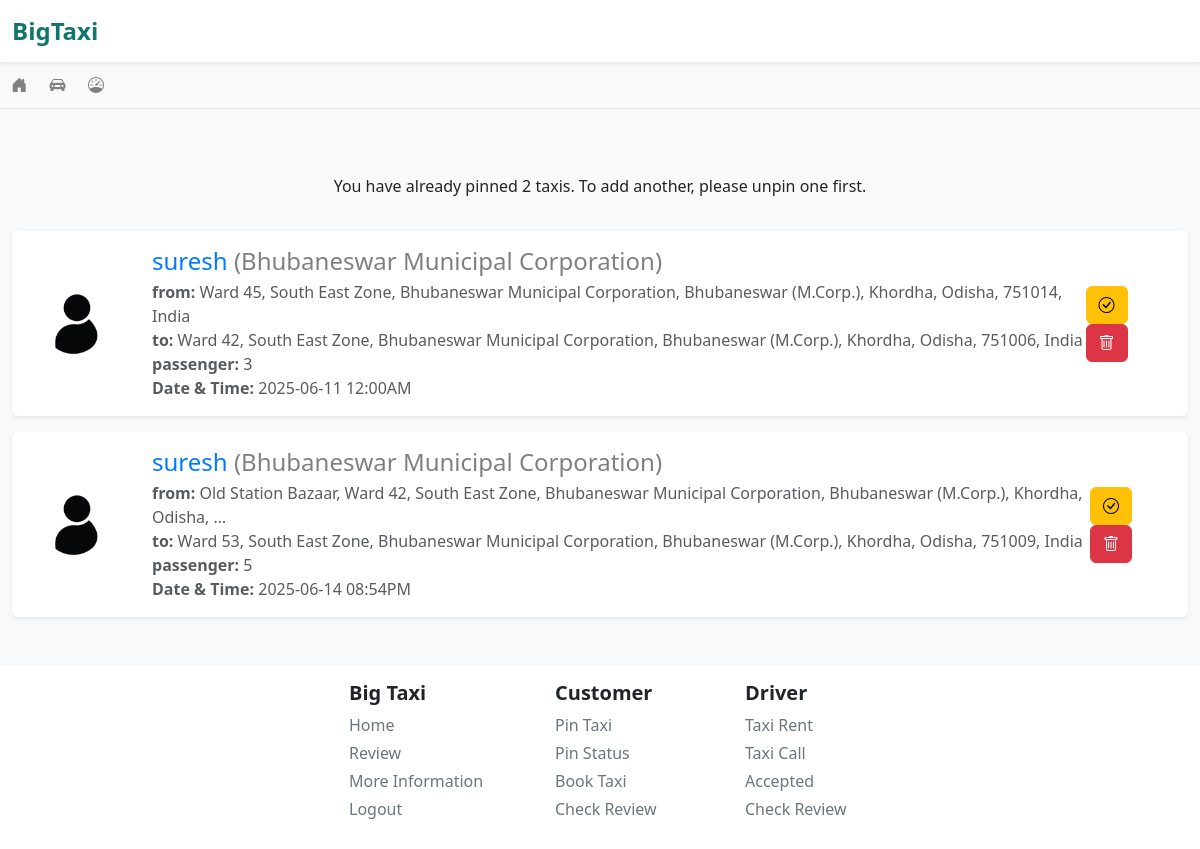
The page /home/pin/ (signed in) on the database its author committed.
### taxi_app/models.py (models this page shows, shortened)
class PinTaxiAvailable(models.Model):
    run = [('not', 'not'),('yes', 'yes')]
    taxiAvaId = models.CharField(max_length=50)
    taxiCity = models.CharField(max_length=500)
    customerId = models.ForeignKey(usersDataModel, on_delete=models.CASCADE)
    currentLocation = models.CharField(max_length=2000)
    toLocation = models.CharField(max_length=2000, default='No Area Found!')
    taxiPassenger = models.IntegerField(default=1)
    pincode = models.CharField(max_length=20, default=' ')
    couponCodeWas = models.CharField(max_length=100, default='Customer Not Have Coupon')
    taxiDate = models.DateField(auto_now_add=True)
    taxiTime = models.TimeField(auto_now_add=True)
    taxiDateAndTimeByUser = models.CharField(max_length=100, default='none')
    priceOfTravel = models.IntegerField(default=0)
    driverCode = models.CharField(max_length=100, default='DRIVERCODE')
    runningStatus = models.CharField(max_length=100, choices=run, default='not')

### Users/models.py (models this page shows, shortened)
class usersDataModel(models.Model):
    UserG = [
        ('Male', 'Male'),
        ('Female', 'Female'),
        ('Other', 'Other'),
        ('Not Check', 'Not Check'),
    ]
    UserC = [
        ('Developer', 'Developer'),
        ('Customer', 'Customer'),
        ('Driver', 'Driver'),
    ]
    ULink = models.ForeignKey(User, on_delete=models.CASCADE)
    UserCode = models.CharField(max_length=100, default='BIGTAXICODE1006463')
    UserCategory = models.CharField(choices=UserC, default='Customer')
    UserMobileNo = models.CharField(max_length=11)
    UserGender = models.CharField(max_length=100, default='Not Check')
    UserAge = models.CharField(max_length=3, default='')
    UserState = models.CharField(max_length=100, default='')
    UserCity = models.CharField(max_length=100, default='')
    UserPincode = models.CharField(max_length=20, default='')
    UserAddress = models.CharField(max_length=200, default='')
    UserPass = models.CharField(max_length=1000, default='password')
    CouponCode = models.CharField(max_length=50, null=True, blank=True)
    UProfileImage = models.ImageField(upload_to='profile/main/', default='profile/default/default.png')
    UProfileName = models.CharField(max_length=1000, default='BiXTaxi User')
    description = models.CharField(max_length=5000, default='No Description!')
    totalTripCount = models.IntegerField(default=0)
    dangerTripCount = models.IntegerField(default=0)

### taxi_app/views.py (the view)
# urls.py: path('pin/', views.pinTaxiFunctionBaseView, name='pinTaxi'),
def pinTaxiFunctionBaseView(request):
    if request.user.is_authenticated:
        showMessage = False
        usernames = request.user.username; user = User.objects.get(username = usernames); dataOfUser = usersDataModel.objects.get(ULink = user); dataPresentLst = PinTaxiAvailable.objects.filter(customerId = dataOfUser)
        profileImage = dataOfUser.UProfileImage; setLimitToForm = 2
        if dataPresentLst:
            valueOfPin = True
            if len(dataPresentLst) > 1:dataOfPin = PinFunction(request, dataPresentLst)
            elif len(dataPresentLst) > 3: dataOfPin = PinFunction(request, dataPresentLst)
            else:  dataOfPin = PinFunction(request, dataPresentLst)
        else: valueOfPin = False; dataOfPin = False
        if len(dataPresentLst) < setLimitToForm:
            DataShow = True
            if request.method == 'POST':
                uCityEnter = request.POST.get('uCity'); uCurrentLocationEnter = request.POST.get('uCurrentLocation'); uPincodeEnter = request.POST.get('uPincode'); uTaxiPassengerEnter = abs(int(request.POST.get('uTaxiPassenger'))); uCouponCodeEnter = request.POST.get('uCouponCode'); uVerifyStatusEnter = request.POST.get('uVerifyStatus'); uBarCodeEnter = request.POST.get('uBarCode'); uLastLocationEnter = request.POST.get('uLastLocation'); utaxiDateAndTimeByUserEnter = request.POST.get('utaxiDateAndTimeByUser')
                if uVerifyStatusEnter == "Driver": uCouponCode = usersDataModel.objects.get(UserCode = uBarCodeEnter); uCouponCodeEnter = uCouponCode.CouponCode
                else:
                    if uCouponCodeEnter: pass
                    else: uCouponCodeEnter = 'Customer Not Have Coupon'
                if utaxiDateAndTimeByUserEnter: dt_obj = datetime.strptime(utaxiDateAndTimeByUserEnter, "%Y-%m-%dT%H:%M"); formatted_datetime = dt_obj.strftime("%Y-%m-%d %I:%M%p")  # %I = 12-hour, %p = AM/PM
                else: formatted_datetime = "none"
                if uTaxiPassengerEnter > 0:
                    checkUser = User.objects.get(username = request.user.username); UDM = usersDataModel.objects.get(ULink = checkUser); CodeNameTaxiAva = 'TAXIAVALIABLE'; CodeNo = 101; TBC = TaxiBarCode.objects.all()
                    if len(TBC) > 0:
                        barLst = [TBCData.barCode for TBCData in TBC]; oldBarCode = barLst[len(barLst) - 1]; newCodes = ''
                        for i in oldBarCode:
                            if i.isdigit(): newCodes += i
                        newBarCode = CodeNameTaxiAva + str(int(newCodes) + 1)
                    else: newBarCode = CodeNameTaxiAva + str(CodeNo)
                    PinTaxiAvailable(taxiAvaId = newBarCode, taxiCity = uCityEnter, customerId = UDM, currentLocation = uCurrentLocationEnter, pincode = uPincodeEnter, taxiPassenger = uTaxiPassengerEnter, couponCodeWas = uCouponCodeEnter, toLocation = uLastLocationEnter, taxiDateAndTimeByUser = formatted_datetime).save(); TaxiBarCode(barCode = newBarCode).save()
                    return redirect('taxi_app:pinTaxi')
                else: messages.warning(request, 'Passenger Limit is Zero. Then why you need to pin taxi'); showMessage = True; return render(request, 'main/pinTaxi.html')
        else: DataShow = False
        context = { 'showMessage' : showMessage, 'valueOfPin' : valueOfPin, 'dataOfPin' : dataOfPin, 'usernames' : usernames, 'DataShow' : DataShow, 'profileImage' : profileImage}
        return render(request, 'main/pinTaxi.html', context)
    else: return redirect('driver:login')

### taxi_app/views.py (called while the page is built)
def PinFunction(request, dataPresentLst):
    dataOfPinLst = []; IdLst = []; codeLst = []
    for a1 in dataPresentLst:
        dataOfPinLst += [a1]
    DataOf = [1 if ReportDriverInPinTaxi.objects.filter(pinBarCode = i) else 0 for i in dataPresentLst]
    if 1 in DataOf:
        indexPosition, NoIndex = [index for index, value in enumerate(DataOf) if value == 1], [index for index, value in enumerate(DataOf) if value == 0]
        for i in indexPosition: IdLst.append(str(dataOfPinLst[i].taxiAvaId)); codeLst.append(str(dataOfPinLst[i].taxiAvaId))
        for j in NoIndex: IdLst.insert(j, '')
    request.session['ReportAccessBarCode'] = codeLst
    DataZip = list(zip(dataOfPinLst, DataOf))
    return DataZip

### templates/main/pinTaxi.html (shortened to what this page needs)
{% extends 'base.html' %} {% block body %}
<link rel="stylesheet" href="../../static/css/pinTaxi.css" />
<link rel="stylesheet" href="https://unpkg.com/leaflet/dist/leaflet.css" />
{% if DataShow %}
<div class="container mb-4">
  <div class="form-section">
    <h4>Customer Need To Pin Taxi</h4>
    {% if showMessage %}
      {% if messages %}
      <div>
        {% for message in messages %}
        <div
          class="alert {% if message.tags == 'success' %}alert-success {% elif message.tags == 'warning' %}alert-warning {% else %}alert-info{% endif %}"
        >
          {{ message }}
        </div>
        {% endfor %}
      </div>
      {% endif %}
    {% endif %}
    <form method="POST">
      {% csrf_token %}
      <div class="mb-3 text-start position-relative">
        <label class="form-label">Passenger:</label>
        <input
          type="number"
          class="form-control"
          name="uTaxiPassenger"
          min="0"
          placeholder="maximum no of passenger travel*"
          required
        />
      </div>
      <div class="mb-3 text-start position-relative">
        <label class="form-label">Current Location Address:</label>
        <input
          type="text"
          class="form-control"
          name="uCurrentLocation"
          id="currentLocationUser"
          placeholder="enter your current address*"
          required
        />
        <button
          type="button"
          id="search-current-location-btn"
          class="btn btn-outline-secondary mt-2 ms-2"
        >
          Search Location
        </button>
        <button
          type="button"
          id="open-current-map-btn"
          class="btn btn-outline-primary mt-2"
        >
          Select Location on Map
        </button>
        <div
          id="currentMap"
          style="display: none; height: 300px; margin-top: 10px"
        ></div>
        <button
          type="button"
          id="confirm-current-btn"
          class="btn btn-success mt-2"
          style="display: none"
        >
          Use This Location
        </button>
      </div>
      <div class="mb-3 text-start position-relative">
        <label class="form-label">To Location Address:</label>
        <input
          type="text"
          class="form-control"
          name="uLastLocation"
          id="toLocationInput"
          placeholder="enter your last destination*"
          required
        />
        <button
          type="button"
          id="search-location-btn"
          class="btn btn-outline-secondary mt-2 ms-2"
        >
          Search Location
        </button>
        <button
          type="button"
          id="open-map-btn"
          class="btn btn-outline-primary mt-2"
        >
          Select Location on Map
        </button>
        <div id="map"></div>
        <button type="button" id="confirm-btn" class="btn btn-success mt-2">
          Use This Location
        </button>
      </div>
      <div class="mb-3 text-start position-relative">
        <label class="form-label">Travel City From:</label>
        <input
          type="text"
          class="form-control"
          name="uCity"
          id="user-city"
          value=""
          placeholder="Select your starting location from the map. It will be filled automatically, but please make sure to verify the city as well*"
          readonly
          />
        <input
          type="number"
          class="form-control"
          name="uPincode"
          id="pincodeInput"
          required
          hidden
        />
      </div>
      <div class="mb-3 text-start position-relative">
        <label class="form-label" for="datetime"
          >Select travel date and time:</label
        >
        <input
          type="datetime-local"
          id="datetime"
          class="form-control"
          name="utaxiDateAndTimeByUser"
          required
        />
      </div>
      {% if userCategoryis == 'Customer' %}
      <div class="mb-3 text-start position-relative">
        <label class="form-label">Coupon Code:</label>
        <input
          type="text"
          class="form-control"
          name="uCouponCode"
          placeholder="Discount Coupon Code"
        />
        <input
          type="text"
          class="form-control"
          name="uVerifyStatus"
          value="{{ userCategoryis }}"
          hidden
        />
        <input
          type="text"
          class="form-control"
          name="uBarCode"
          value="{{ userBarCodeAccessis }}"
          hidden
        />
      </div>
      {% elif userCategoryis == 'Driver' %}
      <input
        type="text"
        class="form-control"
        name="uVerifyStatus"
        value="{{ userCategoryis }}"
        hidden
      />
      <input
        type="text"
        class="form-control"
        name="uBarCode"
        value="{{ userBarCodeAccessis }}"
        hidden
      />
      {% endif %}
      <div class="w-100 d-flex justify-content-center gap-5">
        <a href="{% url 'taxi_app:home' %}" class="btn btn-primary w-pin-taxi"
          >Back</a
        >
        <button type="submit" class="btn btn-success w-pin-taxi">Post</button>
      </div>
    </form>
  </div>
</div>
{% else %}
<div class="container mt-5">
  <div class="alert text-center">
    You have already pinned 2 taxis. To add another, please unpin one first.
  </div>
</div>
{% endif %}
{% if valueOfPin %}
  {% for DP, FIR in dataOfPin %}
<div class="container-xxl my-3">
  {% if FIR %}
    <div class="bg-warning shadow-sm rounded p-3 d-flex align-items-center flex-wrap flex-md-nowrap" style="border-radius: 50%;">
  {% else %}
    <div class="bg-white shadow-sm rounded p-3 d-flex align-items-center flex-wrap flex-md-nowrap" style="border-radius: 50%;">
  {% endif %}
    <div class="me-4 mb-3 mb-md-0">
      <img
        src="/media/{{ profileImage }}"
        alt="User Profile"
        class="rounded-circle"
        style="width: 100px; height: 100px; object-fit: cover; border-radius: 50%;"
      />
    </div>
    <div class="me-auto">
      <h4 class="mb-1">
        {{ usernames }}
        <span class="taxi-passenger-limit-text">({{ DP.taxiCity }})</span>
      </h4>
      <p class="text-muted mb-0">
        <strong>from:</strong> {{ DP.currentLocation|truncatewords:15 }}
      </p>
      <p class="text-muted mb-0"><strong>to:</strong> {{ DP.toLocation|truncatewords:15 }}</p>
      <p class="text-muted mb-0"><strong>passenger:</strong> {{ DP.taxiPassenger }}</p>
      <p class="text-muted mb-0"><strong>Date & Time:</strong> {{ DP.taxiDateAndTimeByUser }}</p>
    </div>
    <div class="mt-3 mt-md-0">
      {% if FIR %}
        <a href="{% url 'taxi_app:checkPinReport' DP.taxiAvaId %}" class="btn btn-primary"><i class="bi bi-file-earmark-text"></i></a>
        <a href="{% url 'taxi_app:repostPin' DP.taxiAvaId %}" class="btn btn-success"><i class="bi bi-arrow-clockwise"></i></a>
        <a href="{% url 'taxi_app:deletePinTaxiReport' DP.taxiAvaId %}" class="btn btn-danger"><i class="bi bi-trash"></i></a>
      {% else %}
        <a href="{% url 'taxi_app:pinStatus' DP.taxiAvaId %}" class="btn btn-warning button-home"><i class="bi bi-check-circle"></i></a>
        <a href="{% url 'taxi_app:deletePinTaxiDetail' DP.taxiAvaId %}" class="btn btn-danger button-home-red"><i class="bi bi-trash"></i></a>
      {% endif %}
    </div>
  </div>
</div>
{% endfor %}
{% endif %}
{% endblock %}

### static/css/pinTaxi.css (style rules this page uses)
body { background-color: #f8fafc; }
h4 { color: #007bff; margin-bottom: 1.5rem; }
.taxi-passenger-limit-text { color: gray; }

### templates/inc/navbar.html (style rules this page uses)
a { text-decoration: none; }

### templates/inc/footer.html (style rules this page uses)
a { text-decoration: none; }

### rows shown on the page
PinTaxiAvailable: UProfileImage (placeholder picture), taxiCity "Bhubaneswar Municipal Corporation", currentLocation "Ward 45, South East Zone, Bhubaneswar Municipal Corporation, Bhubaneswar (M.Corp.), Khordha, Odisha, 751014, India", toLocation "Ward 42, South East Zone, Bhubaneswar Municipal Corporation, Bhubaneswar (M.Corp.), Khordha, Odisha, 751006, India", taxiPassenger "3", taxiDateAndTimeByUser "2025-06-11 12:00AM"
PinTaxiAvailable: UProfileImage (placeholder picture), taxiCity "Bhubaneswar Municipal Corporation", currentLocation "Old Station Bazaar, Ward 42, South East Zone, Bhubaneswar Municipal Corporation, Bhubaneswar (M.Corp.), Khordha, Odisha, …", toLocation "Ward 53, South East Zone, Bhubaneswar Municipal Corporation, Bhubaneswar (M.Corp.), Khordha, Odisha, 751009, India", taxiPassenger "5", taxiDateAndTimeByUser "2025-06-14 08:54PM"

### other values the page prints
{{ usernames }} "suresh"
